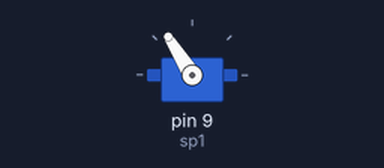
Simulated run of this sketch. Board: Arduino Uno, built with avr-gcc and run on an emulated ATmega328P. Parts: servo. Wiring (inferred from the names in the program): servo: signal pin 9. Servo pulses on a pin are drawn as a servo (544–2400 µs = 0–180°); what the sketch prints to the serial monitor is not drawn.

Above: at 7.0 s.
Timing chart, 0 to 10.0 s (numbered marks = the images above):
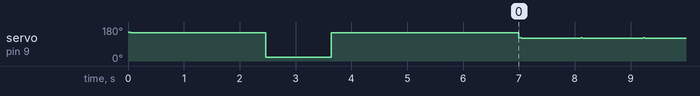

The sketch:

WuShuaDianTiao.ino
```cpp
int sp1=9;//定义舵机接口数字接口7
int pulsewidth;//定义脉宽变量
int val;
int val1;
int myangle1;
//下面是servopulse函数部分(此函数意思:也就是說每次都是0.5ms高電平 1.98ms低電平 然後再0.52ms低電平 17ms延時也是低電平)
void servopulse(int sp1,int val1)//定义一个脉冲函数
{
  myangle1=map(val1,0,180,500,2480);
  digitalWrite(sp1,HIGH);//将舵机接口电平至高
  delayMicroseconds(myangle1);//延时脉宽值的微秒数
  digitalWrite(sp1,LOW);//将舵机接口电平至低
  delay(20-val1/1000);
}
//servopulse函数部分到此结束
void setup()
{
  pinMode(sp1,OUTPUT);//设定舵机接口为输出接口
  //设置两组串口波特率
  Serial.begin(9600);

  Serial.println("servu=o_seral_simple ready" ) ;

  //看电调说明书，设置油门行程时，一开始需要把遥控器打到最高点。i<=110大概是2杪多
  for(int i=0;i<=110;i++)
    {
      servopulse(sp1,150);//引用脉冲函数
    }

//等电机发出B-B两声后（就是两秒后，大概就是这里了）把油门打到最低点
    for(int i=0;i<=55;i++)
    {
      servopulse(sp1,20);//引用脉冲函数
    }

//后面提示后，就可以控制电机转动了
    for(int i=0;i<=150;i++)
    {
      servopulse(sp1,150);//引用脉冲函数
    }

    Serial.println("hello world" ) ;

}

void loop()//将0到9的数转化为0到180角度，并让LED闪烁相应数的次数
{
  val='6';

  if(val>'0'&& val<='9')
  {
    val1=val-'0';//将特征量转化为数值变量
    val1=map(val1,0,9,0,180);//将角度转化为500-2480的脉宽值
    Serial.print("moving servo to ");
    Serial.print(val1,DEC);
    Serial.println();
    for(int i=0;i<=50;i++)//给予舵机足够的时间让它转到指定角度
    {
      servopulse(sp1,val1);//引用脉冲函数
    }
  }

}
```
